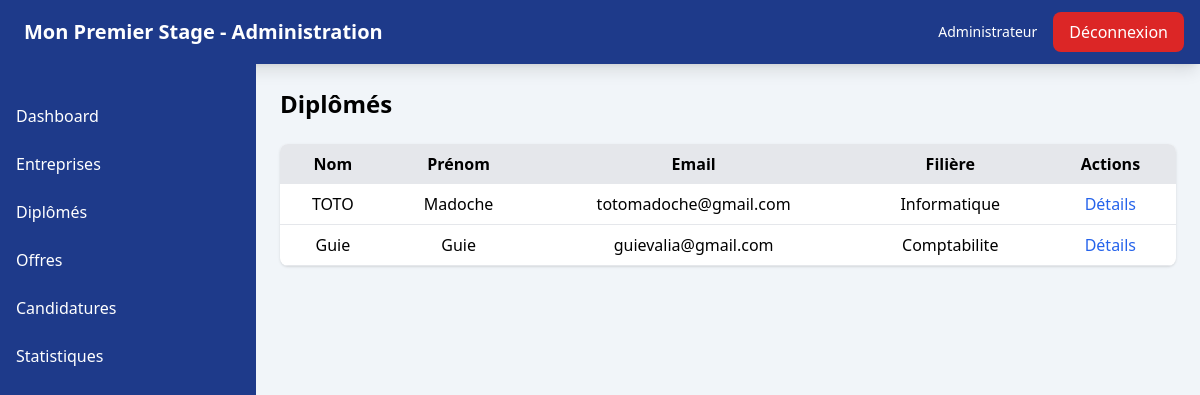
Page /administrateur/stagiaire/ on the committed database.
### app_premier_stage/models.py (models this page shows, shortened)
class Stagiaire(models.Model):
    id_stagiaire = models.UUIDField(primary_key=True, default=uuid.uuid4, editable=False)
    user = models.OneToOneField(
        settings.AUTH_USER_MODEL,
        on_delete=models.CASCADE,
        related_name="profil_stagiaire"
    )
    nom_stagiaire = models.CharField(max_length=30, default="")
    prenom_stagiaire = models.CharField(max_length=100, default="")
    etablissement = models.CharField(max_length=50, default="")
    date_naissance_stagiaire = models.DateField()
    telephone_stagiaire = models.CharField(max_length=15, default="+225")
    email_stagiaire = models.EmailField(max_length=30,default="")
    filiere_stagiaire = models.CharField(max_length=30, default="")
    cv_stagiaire = models.FileField(upload_to="cvs/", blank=True, null=True)
    photo = models.ImageField(upload_to="photos/", blank=True, null=True)
    created_at = models.DateTimeField(auto_now_add=True)

### app_premier_stage/views.py (the view)
# urls.py: path("administrateur/stagiaire/",views.ListeStagiaire,name="liste_stagiaires"),
def ListeStagiaire(request):
    stagiaires = Stagiaire.objects.all()
    context = {
        "stagiaires":stagiaires
    }
    return render(request,"admin/liste_stagiaires.html",context=context)

### app_premier_stage/templates/admin/liste_stagiaires.html (shortened to what this page needs)
{% extends "admin/base_admin.html" %}
{% block content %}
<h1 class="text-2xl font-bold mb-6">Diplômés</h1>
<table class="w-full bg-white shadow rounded-lg overflow-hidden">
  <thead class="bg-gray-200">
    <tr>
      <th class="px-4 py-2">Nom</th>
      <th class="px-4 py-2">Prénom</th>
      <th class="px-4 py-2">Email</th>
      <th class="px-4 py-2">Filière</th>
      <th class="px-4 py-2">Actions</th>
    </tr>
  </thead>
  <tbody>
    {% for stagiaire in stagiaires %}
    <tr class="border-b">
      <td class="text-center px-4 py-2">{{ stagiaire.nom_stagiaire }}</td>
      <td class="text-center px-4 py-2">{{ stagiaire.prenom_stagiaire }}</td>
      <td class="text-center px-4 py-2">{{ stagiaire.email_stagiaire }}</td>
      <td class="text-center px-4 py-2">{{ stagiaire.filiere_stagiaire }}</td>
      <td class="text-center px-4 py-2">
        <a href="{% url 'detailstagiaire' stagiaire.id_stagiaire %}" class="text-blue-600 hover:underline">Détails</a>
      </td>
    </tr>
    {% endfor %}
  </tbody>
</table>
{% endblock %}

### rows in the picture
Stagiaire: nom_stagiaire "TOTO", prenom_stagiaire "Madoche", email_stagiaire "totomadoche@gmail.com", filiere_stagiaire "Informatique"
Stagiaire: nom_stagiaire "Guie", prenom_stagiaire "Guie", email_stagiaire "guievalia@gmail.com", filiere_stagiaire "Comptabilite"
